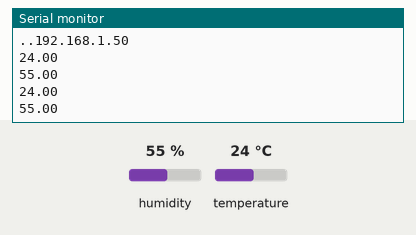
This program was run on a simulated ESP8266 (Wemos D1 mini). Parts: the last lines printed to the serial monitor. The inputs (shaded band) are chosen by the test bench; at power-on: humidity 55 %, temperature 24 °C. WiFi joins after 1.5 s; servers stay silent unless stated.

Above: at 3.2 s.
3.3 s: humidity set to 22 %
4.8 s: temperature set to 12 °C
At 6.2 s:
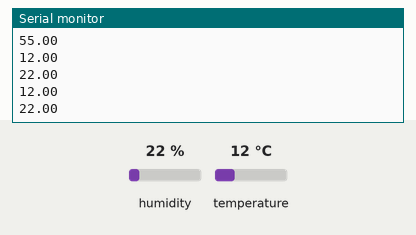
6.3 s: humidity set to 40 %
At 8.8 s:
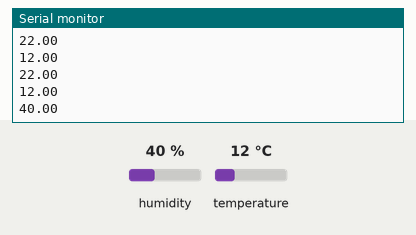
Timing chart, 0 to 10.3 s (numbered marks = the images above; inputs shaded):
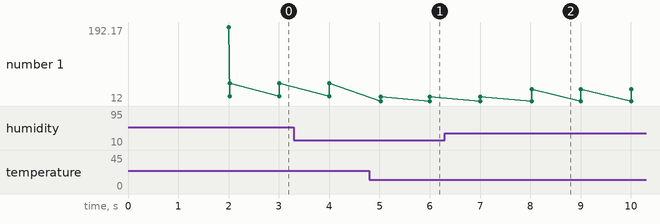

The program:

main.cpp
```cpp
#include <Arduino.h>
#include <ESP8266WiFi.h>
#include <Hash.h>
#include <ESPAsyncTCP.h>
#include <ESPAsyncWebServer.h>
#include <Adafruit_Sensor.h>
#include <DHT.h>
const char* ssid = "Potros_Wifi";
const char* password = "";
#define DHTPIN 4 // pin digital conectado al pin de DATA del sensor DTH 11
// Marcar con comentarios el sensor que no se esté utilizando:
#define TIPO_DHT DHT11 // DHT 11
//#define TIPO_DHT DHT22 // DHT 22 (AM2302)
//#define TIPO_DHT DHT21 // DHT 21 (AM2301)
DHT dht(DHTPIN, TIPO_DHT);
// temperatura y humedad, actualizados en el lazo
float t = 0.0;
float h = 0.0;
// Crear el objeto AsyncWebServer en el puerto 80
AsyncWebServer server(80);
// El tiempo por lo general se debería declarar "unsigned long" para variables que implican tiempo
// El valor llegará a ser muy grande al transcurrir el tiempo si declaramos int puede no alcanzar
unsigned long previosMilisegundos = 0; // almacenará el último tiempo en que DHT fue actualizado
// Actualiza DTH cada 1 segundo
const long interval = 1000; // intervalo para el monitor de arduino
const char index_html[] PROGMEM = R"rawliteral(
<!DOCTYPE HTML><html>
<head>
<meta name="viewport" content="width=device-width, initial-scale=1">
<link rel="stylesheet"
href="https://use.fontawesome.com/releases/v5.7.2/css/all.css"
integrity="sha384-
fnmOCqbTlWIlj8LyTjo7mOUStjsKC4pOpQbqyi7RrhN7udi9RwhKkMHpvLbHG9Sr"
crossorigin="anonymous">
<style>
html {
font-family: Arial;
display: inline-block;
margin: 0px auto;
text-align: center;
}
h2 { font-size: 3.0rem; }
p { font-size: 3.0rem; }
.unidades { font-size: 1.2rem; }
.etiquetas-DTH{
font-size: 1.5rem;
vertical-align:middle;
padding-bottom: 15px;
}
</style>
</head>
<body>
<h2>Servidor web con sensor DHT </h2>
<p>
<!-- para escoger el color del ícono de temperatura-->
<i class="fas fa-thermometer-half" style="color:#059e8a;"></i>
<!-- span aplica estilo al texto-->
<span class="etiquetas-DTH">Temperatura</span>
<span id=temperatura>%TEMPERATURA%</span>
<!-- unidad de grados como superíndice-->
<sup class="unidades">&deg;C</sup>
</p>
<p>
<!-- para escoger el color del ícono de humedad -->
<i class="fas fa-tint" style="color:#00add6;"></i>
<span class="etiquetas-DTH">Humedad</span>
<span id="humedad">%HUMEDAD%</span>
<sup class="unidades">%</sup>
</p>
</body>
<script>
setInterval(function ( ) {
var xhttp = new XMLHttpRequest();
xhttp.onreadystatechange = function() {
if (this.readyState == 4 && this.status == 200) {
document.getElementById("temperatura").innerHTML = this.responseText;
}
};
xhttp.open("GET", "/temperatura", true);
xhttp.send();
}, 100 ) ; /* se efectúa la lectura de temp cada 100 ms */
setInterval(function ( ) {
var xhttp = new XMLHttpRequest();
xhttp.onreadystatechange = function() {
if (this.readyState == 4 && this.status == 200) {
document.getElementById("humedad").innerHTML = this.responseText;
}
};
xhttp.open("GET", "/humedad", true);
xhttp.send();
}, 100 ) ; /* se efectúa la lectura de humedad cada 100 ms */
</script>
</html>)rawliteral";
// La función propia processor reemplaza marcadores de posición
// TEMPERATURA y HUMEDAD con los valores de DTH
String processor(const String& var){
if(var == "TEMPERATURA"){
return String(t);
}
else if(var == "HUMEDAD"){
return String(h);
}
return String();
}
// - - - - - - - - - - - - - - - - - - - - - - - -
void setup(){
  // Puerto serie para propósitos de grabación depuración
// y comprobación
Serial.begin(115200);
dht.begin();
// Conectar a Wi-Fi
WiFi.begin(ssid, password);
Serial.println("Conectando a la red WiFi");
while (WiFi.status() != WL_CONNECTED) {
delay(1000);
Serial.print(".");
}
// Presenta la IP local de ESP8266
Serial.println(WiFi.localIP());
// Ruta para la raíz / de la página web
server.on("/", HTTP_GET, [](AsyncWebServerRequest *request){
request->send_P(200, "text/html", index_html, processor);
}); // este 200 es de OK
server.on("/temperatura", HTTP_GET, [](AsyncWebServerRequest *request){
request->send_P(200, "text/plain", String(t).c_str());
}); // este 200 es de OK
server.on("/humedad", HTTP_GET, [](AsyncWebServerRequest *request){
request->send_P(200, "text/plain", String(h).c_str());
}); // este 200 es de OK
// Inicia el servidor
server.begin();
}
/*- - - - - - - - - - - - - - - - - - - - - - - - - - */
void loop(){
unsigned long actualesMilisegundos = millis();
if (actualesMilisegundos - previosMilisegundos >= interval) {
// Graba los últimos valores detectados por DTH
previosMilisegundos = actualesMilisegundos;
// Lee temperatura en Centígrados (la default)
float newT = dht.readTemperature();
if (isnan(newT)) {
 // Comprobamos si las lecturas de temperatura pueden dar algún fallo
 // mediante la función isnan()
// Esta función devuelve un 1 en caso de que el valor no sea numérico
Serial.println("Falla al leer el sensor DHT!");
}
else {
t = newT;
Serial.println(t); // Envía valor de temperatura
}
// lee humedad
float newH = dht.readHumidity();
//si la lectura de humedad read falló, , no cambies el valor de h
if (isnan(newH)) {
// Comprobamos si las lecturas de humedad pueden dar algún fallo
// mediante la función isnan()
// Esta función devuelve un 1 en caso de que el valor no sea numérico
Serial.println("Falla al leer el sensor DHT!");
}
else {
h = newH;
Serial.println(h); // Envía valor de humedad
}
}
}
```

Measured:
- after the input at 4.8 s, the serial monitor: prints a new line after 0.23 s (image 1)
- after the input at 6.3 s, the serial monitor: prints a new line after 1.7 s (image 2)
- plotted number 1: 22 → 40 after the input at 6.3 s
